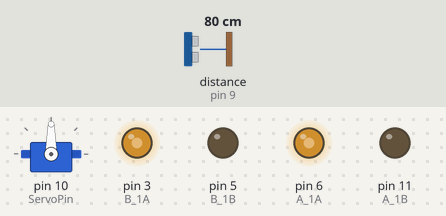
Bench run of a sketch on a simulated Arduino Uno, built with avr-gcc and run on an emulated ATmega328P. Parts: servo, output pins drawn as LEDs (lit = HIGH). Wiring (inferred from the names in the program): ultrasonic range finder: trigger pin 8; echo pin 9. The test bench sets the inputs (shaded band); at power-on: distance to the obstacle (sensor on pin 9) 80 cm. The echo pulse lasts 58.3 µs per cm; pins used as bus, display or sensor lines are not drawn.

Above: at 2.2 s.
2.3 s: distance to the obstacle (sensor on pin 9) set to 29 cm
3.8 s: distance to the obstacle (sensor on pin 9) set to 23 cm
At 5.1 s:
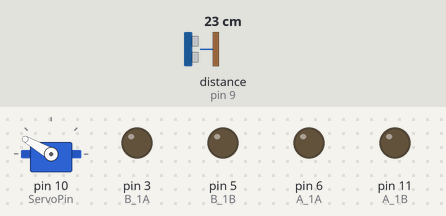
At 6.6 s:
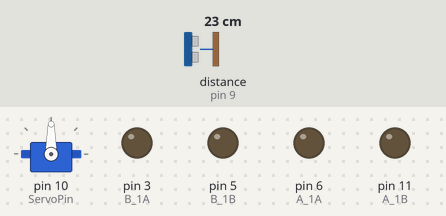
6.8 s: distance to the obstacle (sensor on pin 9) set to 35 cm
At 7.5 s:
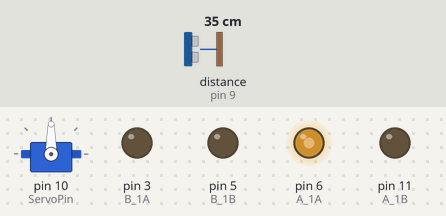
Timing chart, 0 to 9.8 s (numbered marks = the images above; inputs shaded):
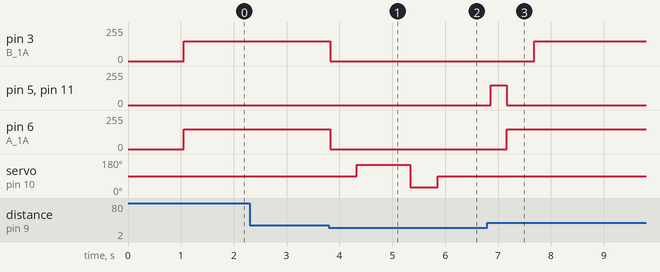

Measured:
- the behaviour switches between 26 and 25 cm on distance to the obstacle (sensor on pin 9) (found by bisection; images 0 and 1)
- after the input at 2.3 s, every drawn part: stays the same
- after the input at 3.8 s, pin 3 (B_1A), pin 6 (A_1A): 150/255 → 0/255 at once; servo on pin 10 (ServoPin): 90° → 150° after 0.52 s, → 30° 1.0 s later, → 90° 0.52 s later
- after the input at 6.8 s, pin 3 (B_1A): 0/255 → 150/255 after 0.89 s; pin 5 (B_1B), pin 11 (A_1B): goes on until 7.2 s, then stays 0/255; pin 6 (A_1A): goes on until 7.2 s, then stays 150/255; servo on pin 10 (ServoPin): stops changing and stays 90°

The sketch:

RC_car.ino
```cpp
#include <Servo.h>
int A_1A=6;
int A_1B=11;
int B_1A=3;
int B_1B=5;

int TrigPin=8;
int EchoPin =9;
int ServoPin=10;

Servo servo;

int motorASpeed=150;
int motorBSpeed=150;

void setup() {
  Serial.begin(9600);
  pinMode(A_1A,OUTPUT);
  pinMode(A_1B,OUTPUT);
  pinMode(B_1A,OUTPUT);
  pinMode(B_1B,OUTPUT);
  digitalWrite(A_1A,LOW);
  digitalWrite(A_1B,LOW);
  digitalWrite(B_1A,LOW);
  digitalWrite(B_1B,LOW);

  pinMode(TrigPin,OUTPUT);
  pinMode(EchoPin,INPUT);

  servo.attach(ServoPin);

  servo.write(90);
  delay(1000);
}

void loop() {
  int cm = getStableDistanceCM();
  long leftDistance = 0;
  long rightDistance =0;
  if (cm<25){
    stop();
    delay(500);

    servo.write(150);
    delay(500);
    leftDistance=getStableDistanceCM();
    delay(500);

    servo.write(30);
    delay(500);
    leftDistance = getStableDistanceCM();

    servo.write(90);
    delay(1000);
    back();
    delay(300);

    if (leftDistance>rightDistance)
    {
      left();
    }
    else
    {
      right();
    }

    delay(500);
  }
  else{
    forward();
  }


}

float getDistanceCM()
{
  digitalWrite(EchoPin,LOW);
  digitalWrite(TrigPin,LOW);
  delayMicroseconds(2);
  digitalWrite(TrigPin,HIGH);
  delayMicroseconds(10);
  digitalWrite(TrigPin,LOW);

  float distance = pulseIn(EchoPin,HIGH) /29.0/2.0;

  return distance;
  }

  float getStableDistanceCM()
  {
    int CmSum=0;
    for (int i=0;i<10;i++){
      CmSum +=getDistanceCM();
      }
      return CmSum/10;
   }

void forward()
{
  analogWrite(A_1A,motorASpeed);
  analogWrite(A_1B,0);

  analogWrite(B_1A,motorBSpeed);
  analogWrite(B_1B,0);
  }

void back()
{
  analogWrite(A_1A,0);
  analogWrite(A_1B,motorASpeed);

  analogWrite(B_1A,0);
  analogWrite(B_1B,motorBSpeed);
  }
void left()
{
  analogWrite(A_1A,motorASpeed);
  analogWrite(A_1B,0);

  analogWrite(B_1A,0);
  analogWrite(B_1B,0);
  }
void right()
{
  analogWrite(A_1A,0);
  analogWrite(A_1B,0);

  analogWrite(B_1A,motorBSpeed);
  analogWrite(B_1B,0);
  }
void stop()
{
  analogWrite(A_1A,0);
  analogWrite(A_1B,0);

  analogWrite(B_1A,0);
  analogWrite(B_1B,0);
  }
```
